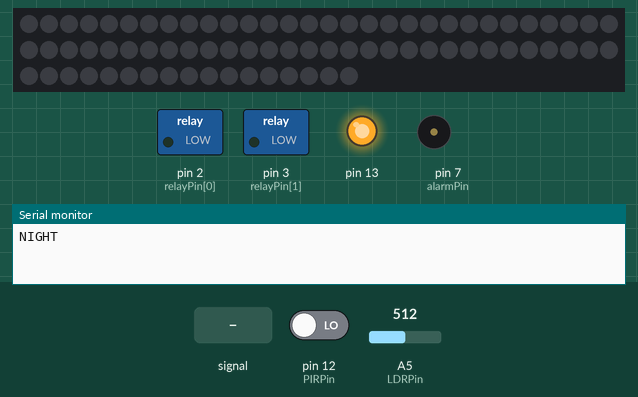
Simulated run of this sketch. Board: Arduino Uno, built with avr-gcc and run on an emulated ATmega328P. Shown: 77 RGB LEDs in strip order, left to right, continuing on the next row, switched loads named in the sketch (green lamp = pin HIGH), output pins drawn as LEDs (lit = HIGH), buzzer (waves = sounding), the last lines printed to the serial monitor. Inputs (shaded band) come from the test bench; at power-on: pin 12 (PIRPin) LOW, A5 (LDRPin) = 512. Random numbers use the default seed unless the sketch sets one; pins used as bus, display or sensor lines are not drawn.

Above: at 5.2 s.
5.3 s: A5 (LDRPin) fed a 200 Hz sine of ±460 counts around its level
At 5.8 s:
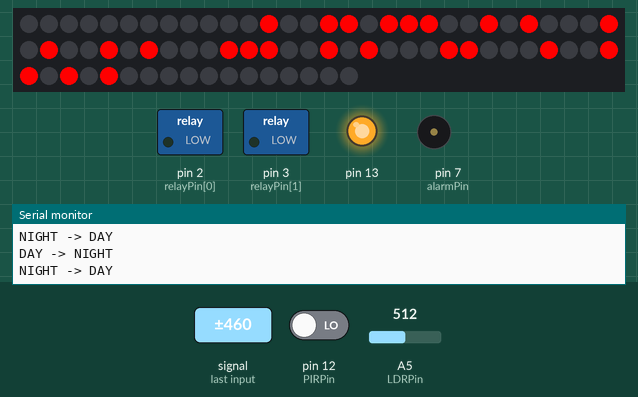
8.3 s: pin 12 (PIRPin) driven HIGH
At 11.2 s:
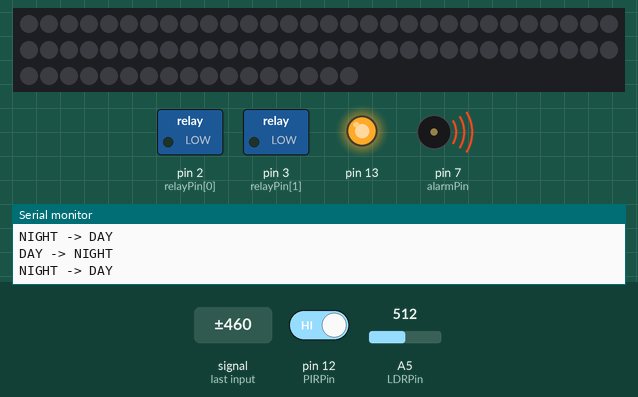
11.3 s: A5 (LDRPin) set to 716
12.8 s: pin 12 (PIRPin) driven LOW
At 24.6 s:
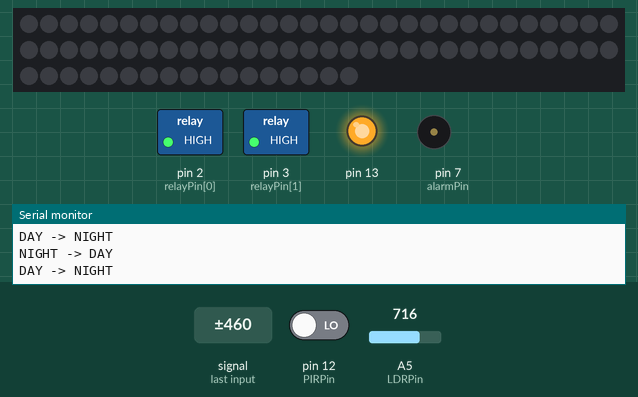
Timing chart, 0 to 24.9 s (numbered marks = the images above; inputs shaded):
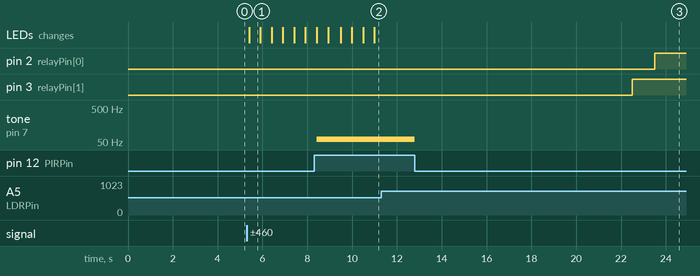

Measured:
- after the input at 5.3 s, the LEDs: change after 0.10 s (image 1)
- after the input at 8.3 s, tone on pin 7 (alarmPin): silent → 60 Hz after 0.12 s
- after the input at 12.8 s, tone on pin 7 (alarmPin): 60 Hz → silent at once
- what the display in image 1 shows lasts 0.5 s, from 5.4 s to 5.9 s

The sketch:

sketch.ino
```cpp
#include <FastLED.h>
#define NUM_LEDS 77
#define LEDPin 8
CRGB leds[NUM_LEDS];

#define numberOfLedsInICR 24
int ledsToBeON[numberOfLedsInICR] = {12, 15, 16, 18, 19, 20, 23, 25, 29, 31, 34, 36, 40, 41, 42, 45, 47, 51, 52, 56, 59, 60, 62, 64};

#define numberOfLamps 2
#define LDRPin A5
#define PIRPin 12
int relayPin[numberOfLamps]={2, 3};
#define threshold 200
#define hysteresis 150
int restroomRelayPin = 4;


#define TVSessionsNumber 3
int TVPin = 8;
int TVLatency[TVSessionsNumber] = {10, 40, 80};
int TVDuration[TVSessionsNumber] = {10, 10, 10};

int alarmPin = 7;

int eveningLatency[numberOfLamps];
int eveningDuration[numberOfLamps];
int morningDuration[numberOfLamps];
int morningAnticipation[numberOfLamps];
int restroomLatency;
int restroomDuration;
int nightMinDuration = 90;
int nightMaxDuration = 180;
int nightDuration = 120;

int dayMinDuration = 90;
int dayMaxDuration = 180;
int dayDuration = 120;


enum {night, day} nightDay;


class chronometer
{
  unsigned long lastTime, actualTime;
  public :
  unsigned long elapsed;
  void init();
  void now();
  chronometer();
};

void chronometer::init()
{
  actualTime = millis();
  lastTime = actualTime;
}

void chronometer::now()
{
  actualTime = millis();
  if (actualTime < lastTime)
    elapsed = (0xFFFFFFFFul - lastTime + actualTime);
  else
    elapsed = (actualTime - lastTime);
}

chronometer::chronometer()
{
  actualTime = millis();
  lastTime = actualTime;
}

chronometer lampChrono;
chronometer restroomChrono;
chronometer TVChrono;


void nightDayDetection(void){
  // Wchodimy do IFa jeżeli na zewnątrz jest jasno.
  // Ustawiamy wsztstkie wejścia do przerzutników na LOW.
  // JEŻELI dotychczas była noc, to zmieniamy porę dnia na dzień i mierzymy jak długo trwała poprzednia noc.
  // -------------------------------------
  if(analogRead(LDRPin) <= threshold)
  {
    for(int i = 0; i < numberOfLamps; i++)
      digitalWrite(relayPin[i], LOW);

    if(nightDay == night)
    {
      Serial.println("NIGHT -> DAY");
      nightDay = day;
      lampChrono.now();
      restroomChrono.now();
      TVChrono.init();
      if(lampChrono.elapsed> ((unsigned long) nightMinDuration * 1000ul) && lampChrono.elapsed < ((unsigned long) nightMaxDuration * 1000ul))
         nightDuration = (int) (lampChrono.elapsed / 1000ul);

      int TVLatencyMin[TVSessionsNumber] = {0, 50, 90};
      int TVLatencyMax[TVSessionsNumber] = {5, 55, 95};
      int TVDurationMin[TVSessionsNumber] = {5, 3, 8};
      int TVDurationMax[TVSessionsNumber] = {20, 15, 25};

      for(int i = 0; i < 3; i++){
        TVLatency[i] = random(TVLatencyMin[i], TVLatencyMax[i]);
        TVDuration[i] = random(TVDurationMin[i], TVDurationMax[i]);
      }
    }
  }
  // -------------------------------------

  // Wchodzimy do ELSE IFa jeżeli na zewnątrz jest ciemno.
  // JEŻELI dotychczas był dzień, to
  //    - zmieniamy go na noc
  //    - wywołujemy lampChrono.init() - zaapamiętuję momen rozpoczęcia się nocy w polu 'latTime' klasy 'chronometr'
  //    - DLA KAŻDEJ DIODY
  //           wybieramy z użyciem funkcji 'random()'
  //                    jak długo ma świecić dioda wieczorem (eveningDuration)
  //                    jak długo ma świecić dioda rano (morningDuration)
  //           wybieramy z użyciem funkcji 'random()'
  //                    jak dużo czasu ma upłynąć od rozpoczęcia nocy do zaświecenia diody (eveningLatency)
  //                    jak dużo czasu ma upłynąć od zgaśnięcia diody do zakończenia nocy (morningAnticipation)
  // -------------------------------------
  else if(analogRead(LDRPin) > threshold + hysteresis)
  {
    if(nightDay == day)
    {
      Serial.println("DAY -> NIGHT");
      nightDay = night;
      lampChrono.init();
      restroomChrono.init();
      TVChrono.now();

      if(TVChrono.elapsed> ((unsigned long) dayMinDuration * 1000ul) && TVChrono.elapsed < ((unsigned long) dayMaxDuration * 1000ul))
         dayDuration = (int) (TVChrono.elapsed / 1000ul);

      for (int relayNumber=0; relayNumber<numberOfLamps; relayNumber++)
      {
        eveningDuration[relayNumber] = random(2, 20);
        eveningLatency[relayNumber] = random(15);
        morningDuration[relayNumber] = random(2, 20);
        morningAnticipation[relayNumber] = random(15);
      }

      restroomLatency = random(20, nightDuration - 20);
      restroomDuration = random(4, 7);
    }
  }
  // -------------------------------------
}


void lampManagement(void){
  int limit1, limit2, limit3, limit4, elapsed_seconds;
  lampChrono.now();
  for(int relayNumber = 0; relayNumber < numberOfLamps; relayNumber++)
  {
    limit1 = eveningLatency[relayNumber];
    limit2 = limit1 + eveningDuration[relayNumber];
    limit3 = nightDuration - morningAnticipation[relayNumber]- morningDuration[relayNumber];
    limit4 = limit3 + morningDuration[relayNumber];
    elapsed_seconds = (int) (lampChrono.elapsed / 1000);
    if((elapsed_seconds >= limit1 && elapsed_seconds < limit2)|| (elapsed_seconds >= limit3 && elapsed_seconds < limit4))
        digitalWrite(relayPin[relayNumber], HIGH);
      else
        digitalWrite(relayPin[relayNumber], LOW);
  }
}


void alarmManagement(void){
  if(digitalRead(PIRPin))
  {
    digitalWrite(alarmPin, HIGH);
    tone(alarmPin, 60, 2000);
  }
  else
  {
    digitalWrite(alarmPin, LOW);
    noTone(alarmPin);
  }
}


void restroomLampManagement(void){
  int elapsed_seconds;
  restroomChrono.now();
  elapsed_seconds = (int) (restroomChrono.elapsed / 1000);
  if((elapsed_seconds >= restroomLatency && elapsed_seconds < restroomLatency + restroomDuration))
    digitalWrite(restroomRelayPin, HIGH);
  else
    digitalWrite(restroomRelayPin, LOW);
}


void playTV(void){
  for(int i = 0; i < numberOfLedsInICR; i++){
    leds[ledsToBeON[i]] = CRGB::Red;
  }
  FastLED.show();
  delay(500);
    for(int i = 0; i < numberOfLedsInICR; i++){
    leds[ledsToBeON[i]] = CRGB::Black;
  }
  FastLED.show();
  delay(500);
}


void TVManagement(void){
  TVChrono.now();
  int elapsed_seconds = (int) (TVChrono.elapsed / 1000);

  for(int i = 0; i < 3; i++){
    if((elapsed_seconds >= TVLatency[i] && elapsed_seconds < TVLatency[i] + TVDuration[i]))
      playTV();
  }
}

void setInitialValueForNightDay(void)
{
  while(millis() < 4000)
  {
    if(analogRead(LDRPin) <= threshold)
      nightDay = day;
    else if(analogRead(LDRPin) > threshold + hysteresis)
      nightDay = night;
  }
  if (nightDay == night)
    Serial.println("NIGHT");
  else if (nightDay == day)
    Serial.println("DAY");
}


void setup()
{
  for (int i=0; i<numberOfLamps; i++)
  {
    pinMode(relayPin[i], OUTPUT);
    digitalWrite(relayPin[i], LOW);
  }
  pinMode(alarmPin, OUTPUT);
  digitalWrite(alarmPin, LOW);

  pinMode(13, OUTPUT);
  digitalWrite(13, HIGH);
  pinMode(12, INPUT);
  Serial.begin(9600);

  FastLED.addLeds<NEOPIXEL, LEDPin>(leds, NUM_LEDS);

  setInitialValueForNightDay();
}

void loop()
{
  nightDayDetection();

  if(nightDay == night){
    lampManagement();
    restroomLampManagement();
  }
  if(nightDay == day){
    TVManagement();
  }

  alarmManagement();
}
```
